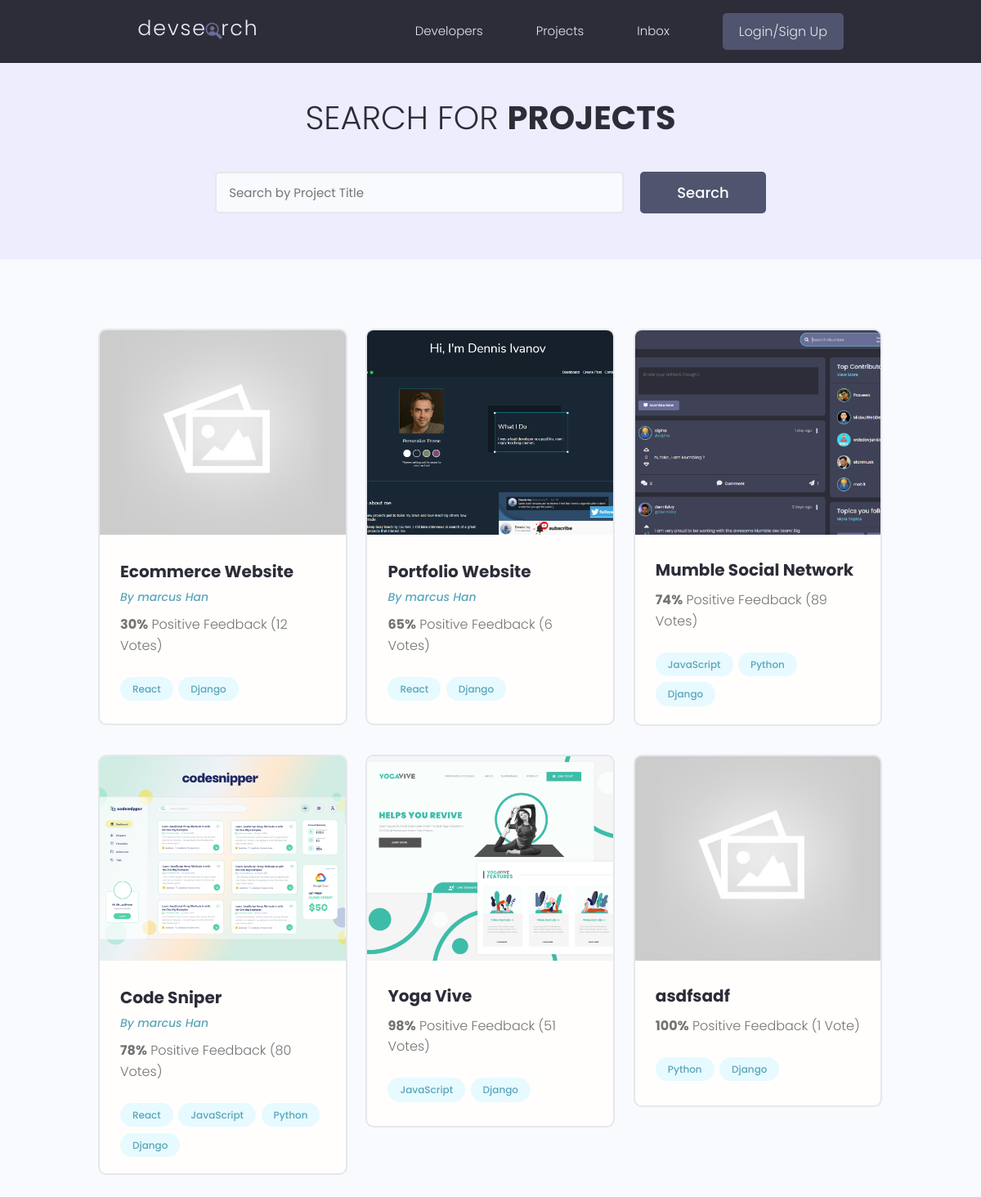
/projects/, run on the app's committed database.
### projects/models.py (models this page shows, shortened)
class Project(models.Model):
    owner = models.ForeignKey(Profile, null=True, blank=True, on_delete=models.SET_NULL)
    title = models.CharField(max_length=200)
    description = models.TextField(null=True, blank=True)
    featured_image = models.ImageField(null=True, blank=True, default="default.jpg")
    demo_link = models.CharField(max_length=2000, null=True, blank=True)
    source_link = models.CharField(max_length=2000, null=True, blank=True)
    tags = models.ManyToManyField('Tag', blank=True)
    vote_total = models.IntegerField(default=0, null=True, blank=True)
    vote_ratio = models.IntegerField(default=0, null=True, blank=True)
    created = models.DateTimeField(auto_now_add=True)
    id = models.UUIDField(default=uuid.uuid4, unique=True, primary_key=True, editable=False)

class Tag(models.Model):
    name = models.CharField(max_length=200)
    created = models.DateTimeField(auto_now_add=True)
    id = models.UUIDField(default=uuid.uuid4, unique=True, primary_key=True, editable=False)
    def __str__(self) -> str:
        return self.name

### users/models.py (models this page shows, shortened)
class Profile(models.Model):
    user = models.OneToOneField(User, on_delete=models.CASCADE, null=True, blank=True)
    name = models.CharField(max_length=200, blank=True, null=True)
    email = models.EmailField(max_length=500, blank=True, null=True)
    username = models.CharField(max_length=200, blank=True, null=True)
    location = models.CharField(max_length=200, blank=True, null=True)
    short_intro = models.CharField(max_length=200, blank=True, null=True)
    bio = models.TextField(blank=True, null=True)
    profile_image = models.ImageField(null=True, blank=True, upload_to='profiles/', default='profiles/user-default.png')
    social_github = models.CharField(max_length=200, blank=True, null=True)
    social_twitter = models.CharField(max_length=200, blank=True, null=True)
    social_linkedin = models.CharField(max_length=200, blank=True, null=True)
    social_youtube = models.CharField(max_length=200, blank=True, null=True)
    social_website = models.CharField(max_length=200, blank=True, null=True)
    created = models.DateTimeField(auto_now_add=True)
    id = models.UUIDField(default=uuid.uuid4, unique=True, primary_key=True, editable=False)

### projects/views.py (the view)
# urls.py: path('projects/', include('projects.urls')),
def projects(request):
    projects = Project.objects.all()
    context = {'projects':projects}
    return render(request, 'projects/projects.html', context)

### projects/templates/projects/projects.html (shortened to what this page needs)
{% extends 'main.html' %}
{% block content %}
  <main class="projects">
    <section class="hero-section text-center">
      <div class="container container--narrow">
        <div class="hero-section__box">
          <h2>Search for <span>Projects</span></h2>
        </div>
        <div class="hero-section__search">
          <form class="form" action="#" method="get">
            <div class="form__field">
              <input class="input input--text" id="formInput#search" type="text" name="text"
                placeholder="Search by Project Title" />
            </div>
            <input class="btn btn--sub btn--lg" type="submit" value="Search" />
          </form>
        </div>
      </div>
    </section>
    <section class="projectsList">
      <div class="container">
        <div class="grid grid--three">
        {% for project in projects %}
          <div class="column">
            <div class="card project">
              <a href="{% url 'project' project.id %}" class="project">
                <img class="project__thumbnail" src="{{project.featured_image.url}}" alt="project thumbnail" />
                <div class="card__body">
                  <h3 class="project__title">{{project.title}}</h3>
                  <p>
                  {% if project.owner %}
                  <a class="project__author" href="{% url 'user-profile' project.owner.id %}">By {{project.owner.name}}</a>
                  {% endif %}
                  </p>
                  <p class="project--rating">
                    <span style="font-weight: bold;">{{project.vote_ratio}}%</span> Positive
                    Feedback ({{project.vote_total}} Vote{{project.vote_total|pluralize:"s"}})
                  </p>
                  <div class="project__tags">
                    {% for tag in project.tags.all %}
                    <span class="tag tag--pill tag--main">
                      <small>{{tag}}</small>
                    </span>
                    {% endfor %}
                  </div>
                </div>
              </a>
            </div>
          </div>
        {% endfor %}
        </div>
      </div>
    </section>
  </main>
{% endblock content %}

### static/styles/app.css (style rules this page uses)
:root { --color-sub: #2d2d39; }
.btn--sub { background-color: var(--color-sub-light); }
.card { border: 2px solid var(--color-light); }
img { width: 100%; }
.hero-section { height: 40vh; display: flex; align-items: center; background-color: var(--color-sub); }
.hero-section__box { margin-bottom: 4rem; }
.hero-section__box > h2, .hero-section__box > h2 > span { font-size: 4rem; color: var(--color-light); line-height: 1.3; text-transform: uppercase; }
.hero-section__box > h2 { font-weight: 300; }
.hero-section__box > h2 > span { font-weight: 700; }
.hero-section__search > .form { display: flex; align-items: center; justify-content: center; gap: 2rem; }
.hero-section__search > .form input.input--text { width: 50rem; }
.project__author { font-size: 1.4rem; font-style: italic; }
.project--rating { margin-bottom: 1.6em; margin-top: .5em; }
.projects > .hero-section { background: var(--color-sub-lighter); height: 30vh; }
.projects .hero-section__box { margin-bottom: 2.5rem; }
.projects .hero-section__box > h2 { color: var(--color-sub); }
.projects .hero-section__box > h2 > span { font-weight: 700; color: var(--color-sub); }
.projectsList { margin-top: 8rem; }
.project__thumbnail { height: 25rem; object-fit: cover; object-position: top center; }
.project__title { font-size: 2rem; font-weight: 700; color: var(--color-sub); }

### static/uikit/styles/modules/_variables.css (style rules this page uses)
:root { --color-main: #5aa5b9; --color-main-light: #e6faff; --color-sub: #3f4156; --color-sub-light: #51546e; --color-sub-lighter: #ededfd; --color-text: #737373; --color-gray: #8b8b8b; --color-light: #e5e7eb; --color-light-gray: #767676; --color-bg: #f8fafd; --color-white: #fffefd; --color-white-light: #f3f3f3; --color-success: #359e64; --color-success-bg: #def8e8; --color-error: #fc4b0b; --color-error-bg: #fff2ee; --font-base: 'Poppins', arial, helvetica, 'Segoe UI', roboto, ubuntu, sans-serif; --font-monospace: 'Fira Code', 'Courier New', courier, monospace; --font-regular: 300; --font-medium: 500; --font-bold: 700; --generic-shadow: 1px 1px 5px #00000010; --generic-transition: all 0.3s ease-in-out; }

### static/uikit/styles/modules/_base.css (style rules this page uses)
* { margin: 0; padding: 0; box-sizing: border-box; text-rendering: optimizeLegibility; color: inherit; font-size: inherit; }
html { font-size: 50%; }
@media only screen and (min-width: 480px) { html { font-size: 56.25%; } }
@media only screen and (min-width: 1200px) { html { font-size: 62.5%; } }
body { line-height: 1.6; font-weight: 400; font-size: 1.5rem; color: var(--color-text); background-color: var(--color-bg); min-height: 100vh; }

### static/uikit/styles/modules/_typography.css (style rules this page uses)
* { font-family: var(--font-base); }
h2 { font-size: 3.6rem; font-weight: var(--font-bold); }
h3 { font-size: 3.2rem; font-weight: var(--font-medium); }
p, span, strong { font-size: 1.6rem; color: var(--color-text); font-weight: var(--font-regular); }
a { padding-bottom: 2px; text-decoration: none; display: inline-block; color: var(--color-main); font-weight: var(--font-medium); }

### static/uikit/styles/modules/_utilities.css (style rules this page uses)
.container { width: 92%; max-width: 165rem; margin: 0 auto; box-sizing: border-box; }
.container--narrow { width: 92%; max-width: 120rem; }
@media screen and (min-width: 1000px) { .container { width: 90%; } }
@media screen and (min-width: 1000px) { .container--narrow { width: 85%; } }
@media screen and (min-width: 1200px) { .container { width: 80%; } }
@media screen and (min-width: 1200px) { .container--narrow { width: 72%; } }
.text-center { text-align: center; }

### static/uikit/styles/modules/_button.css (style rules this page uses)
.btn { display: inline-block; position: relative; cursor: pointer; background-color: var(--color-light); font-weight: var(--font-medium); color: var(--color-sub); text-decoration: none; padding: 1rem 2rem; border-radius: 0.5rem; border: none; width: -webkit-fit-content; width: -moz-fit-content; width: fit-content; height: -webkit-fit-content; height: -moz-fit-content; height: fit-content; font-size: 1.6rem; outline-width: 0; outline-color: transparent; -webkit-backface-visibility: hidden; backface-visibility: hidden; transition: all 0.3s ease-in-out; }
.btn--sub { background-color: var(--color-sub); color: var(--color-white); }
.btn--lg { font-size: 1.8rem; padding: 1.2rem 4.5rem; }

### static/uikit/styles/modules/_card.css (style rules this page uses)
.card { border-radius: 1rem; background-color: var(--color-white); border: 1.5px solid var(--color-light); width: auto; height: auto; margin-top: 0.5rem; margin-bottom: 0.5rem; overflow: hidden; }
.card__body, .card__header { padding: 2rem 2.5rem; }

### data on the page
Project: featured_image (placeholder picture), title "Ecommerce Website", owner.name "marcus Han", vote_ratio "30", vote_total "12"
Tag: name "React"
Tag: name "Django"
Project: featured_image (picture), title "Portfolio Website", owner.name "marcus Han", vote_ratio "65", vote_total "6"
Project: featured_image (picture), title "Mumble Social Network", vote_ratio "74", vote_total "89"
Tag: name "JavaScript"
Tag: name "Python"
Project: featured_image (picture), title "Code Sniper", owner.name "marcus Han", vote_ratio "78", vote_total "80"
Project: featured_image (picture), title "Yoga Vive", vote_ratio "98", vote_total "51"
Project: featured_image (placeholder picture), title "asdfsadf", vote_ratio "100", vote_total "1"
